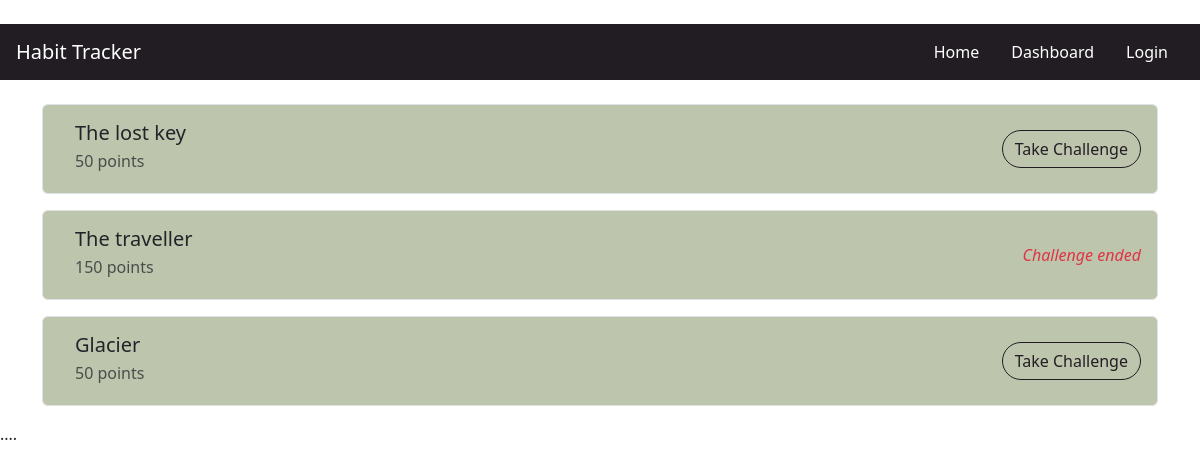
The page /habit_tracker/challenges/ on the database its author committed.
### habit_tracker/models.py (models this page shows, shortened)
class Challenge(models.Model):
    name = models.CharField(max_length=255)
    question = models.TextField()
    point = models.IntegerField()
    ended = models.BooleanField(default=False)
    answers = models.JSONField()  # Supports both single and multiple answers

### habit_tracker/views.py (the view)
# urls.py: path("challenges/", views.challenge, name="challenge"),
def challenge(request):
    challenges = Challenge.objects.all()
    return render(request, "habit_tracker/challenges.html", {
        "challenges": challenges
    })

### habit_tracker/templates/habit_tracker/challenges.html (shortened to what this page needs)
{% extends "habit_tracker/layout.html" %}
{% load static %}
{% block main %}
    {% if challenges %}
        {% for challenge in challenges %}
            <div style="background-color: #bec5ad;" class="challenge-item d-flex align-items-center border rounded p-3 mb-3">
                <div class="flex-grow-1 ms-3">
                    <h5 class="mb-1">{{ challenge.name }}</h5>
                    <p class="mb-1 text-muted">{{ challenge.point }} points</p>
                </div>
                <div>
                    {% if challenge.ended %}
                        <p style="font-style: italic;" class="text-danger mb-0">Challenge ended</p>
                    {% else %}
                        <a href="{% url 'challenge_page' challenge.id %}" class="btn btn-primary rounded-pill chatbtn">Take Challenge</a>
                    {% endif %}
                </div>
            </div>
        {% endfor %}
    {% else %}
        <div class="text-center">
            <p class="text-muted">No challenges yet. Check back later.</p>
        </div>
    {% endif %}
{% endblock %}

### habit_tracker/static/habit_tracker/styles.css (style rules this page uses)
body { background: white }
.btn-primary { transition: all 0.3s ease-in-out; }
.chatbtn { background-color: transparent; border-color: #221d23; color: #221d23; }

### rows shown on the page
Challenge: name "The lost key", point "50", ended "Take Challenge"
Challenge: name "The traveller", point "150", ended "Challenge ended"
Challenge: name "Glacier", point "50", ended "Take Challenge"
